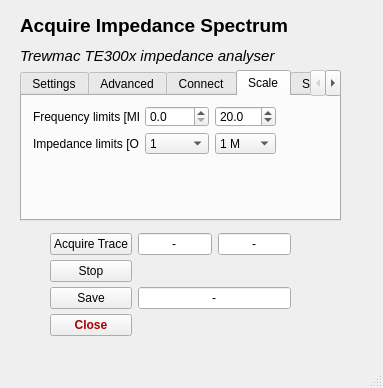
<?xml version="1.0" encoding="UTF-8"?>
<ui version="4.0">
 <class>MainWindow</class>
 <widget class="QMainWindow" name="MainWindow">
  <property name="enabled">
   <bool>true</bool>
  </property>
  <property name="geometry">
   <rect>
    <x>0</x>
    <y>0</y>
    <width>383</width>
    <height>388</height>
   </rect>
  </property>
  <property name="windowTitle">
   <string>MainWindow</string>
  </property>
  <property name="locale">
   <locale language="English" country="UnitedKingdom"/>
  </property>
  <widget class="QWidget" name="centralwidget">
   <widget class="QLabel" name="title_label">
    <property name="geometry">
     <rect>
      <x>20</x>
      <y>10</y>
      <width>341</width>
      <height>31</height>
     </rect>
    </property>
    <property name="font">
     <font>
      <pointsize>14</pointsize>
      <weight>75</weight>
      <bold>true</bold>
     </font>
    </property>
    <property name="text">
     <string>Acquire Impedance Spectrum</string>
    </property>
   </widget>
   <widget class="QLabel" name="subtitle_label">
    <property name="geometry">
     <rect>
      <x>20</x>
      <y>40</y>
      <width>341</width>
      <height>31</height>
     </rect>
    </property>
    <property name="font">
     <font>
      <pointsize>11</pointsize>
      <weight>50</weight>
      <italic>true</italic>
      <bold>false</bold>
     </font>
    </property>
    <property name="text">
     <string>Trewmac TE300x impedance analyser</string>
    </property>
   </widget>
   <widget class="QTabWidget" name="main_tabWidget">
    <property name="enabled">
     <bool>true</bool>
    </property>
    <property name="geometry">
     <rect>
      <x>20</x>
      <y>70</y>
      <width>321</width>
      <height>151</height>
     </rect>
    </property>
    <property name="styleSheet">
     <string notr="true"/>
    </property>
    <property name="currentIndex">
     <number>3</number>
    </property>
    <widget class="QWidget" name="control_tab">
     <property name="enabled">
      <bool>true</bool>
     </property>
     <property name="font">
      <font>
       <weight>50</weight>
       <bold>false</bold>
      </font>
     </property>
     <attribute name="title">
      <string>Settings</string>
     </attribute>
     <widget class="QWidget" name="gridLayoutWidget_3">
      <property name="geometry">
       <rect>
        <x>10</x>
        <y>10</y>
        <width>181</width>
        <height>100</height>
       </rect>
      </property>
      <property name="locale">
       <locale language="English" country="UnitedKingdom"/>
      </property>
      <layout class="QGridLayout" name="parameter_gridLayout">
       <item row="1" column="0">
        <widget class="QLabel" name="label_6">
         <property name="locale">
          <locale language="English" country="UnitedKingdom"/>
         </property>
         <property name="text">
          <string>High frequency [MHz]</string>
         </property>
        </widget>
       </item>
       <item row="0" column="0">
        <widget class="QLabel" name="label_2">
         <property name="locale">
          <locale language="English" country="UnitedKingdom"/>
         </property>
         <property name="text">
          <string>Low frequency [MHz]</string>
         </property>
        </widget>
       </item>
       <item row="0" column="1">
        <widget class="QDoubleSpinBox" name="fmin_SpinBox">
         <property name="locale">
          <locale language="English" country="UnitedKingdom"/>
         </property>
         <property name="buttonSymbols">
          <enum>QAbstractSpinBox::UpDownArrows</enum>
         </property>
         <property name="suffix">
          <string/>
         </property>
         <property name="decimals">
          <number>2</number>
         </property>
         <property name="minimum">
          <double>0.030000000000000</double>
         </property>
         <property name="maximum">
          <double>20.000000000000000</double>
         </property>
         <property name="value">
          <double>0.300000000000000</double>
         </property>
        </widget>
       </item>
       <item row="3" column="1">
        <widget class="QSpinBox" name="average_SpinBox">
         <property name="locale">
          <locale language="English" country="UnitedKingdom"/>
         </property>
         <property name="minimum">
          <number>1</number>
         </property>
         <property name="value">
          <number>16</number>
         </property>
        </widget>
       </item>
       <item row="2" column="0">
        <widget class="QLabel" name="label_7">
         <property name="locale">
          <locale language="English" country="UnitedKingdom"/>
         </property>
         <property name="text">
          <string>Number of points</string>
         </property>
        </widget>
       </item>
       <item row="1" column="1">
        <widget class="QDoubleSpinBox" name="fmax_SpinBox">
         <property name="locale">
          <locale language="English" country="UnitedKingdom"/>
         </property>
         <property name="decimals">
          <number>1</number>
         </property>
         <property name="minimum">
          <double>0.000000000000000</double>
         </property>
         <property name="maximum">
          <double>20.000000000000000</double>
         </property>
         <property name="value">
          <double>20.000000000000000</double>
         </property>
        </widget>
       </item>
       <item row="2" column="1">
        <widget class="QSpinBox" name="np_SpinBox">
         <property name="locale">
          <locale language="English" country="UnitedKingdom"/>
         </property>
         <property name="minimum">
          <number>1</number>
         </property>
         <property name="maximum">
          <number>1600</number>
         </property>
         <property name="value">
          <number>256</number>
         </property>
        </widget>
       </item>
       <item row="3" column="0">
        <widget class="QLabel" name="label_8">
         <property name="locale">
          <locale language="English" country="UnitedKingdom"/>
         </property>
         <property name="text">
          <string>Averaging</string>
         </property>
        </widget>
       </item>
      </layout>
     </widget>
    </widget>
    <widget class="QWidget" name="advanced_tab">
     <attribute name="title">
      <string>Advanced</string>
     </attribute>
     <widget class="QWidget" name="gridLayoutWidget">
      <property name="geometry">
       <rect>
        <x>10</x>
        <y>10</y>
        <width>199</width>
        <height>51</height>
       </rect>
      </property>
      <layout class="QGridLayout" name="gridLayout">
       <item row="1" column="1">
        <widget class="QDoubleSpinBox" name="output_SpinBox">
         <property name="locale">
          <locale language="English" country="UnitedKingdom"/>
         </property>
         <property name="decimals">
          <number>0</number>
         </property>
         <property name="value">
          <double>50.000000000000000</double>
         </property>
        </widget>
       </item>
       <item row="0" column="0">
        <widget class="QLabel" name="label_10">
         <property name="locale">
          <locale language="English" country="UnitedKingdom"/>
         </property>
         <property name="text">
          <string>Reference impedance [Ohm]</string>
         </property>
        </widget>
       </item>
       <item row="0" column="1">
        <widget class="QDoubleSpinBox" name="z0_SpinBox">
         <property name="locale">
          <locale language="English" country="UnitedKingdom"/>
         </property>
         <property name="decimals">
          <number>0</number>
         </property>
         <property name="minimum">
          <double>1.000000000000000</double>
         </property>
         <property name="maximum">
          <double>1000.000000000000000</double>
         </property>
         <property name="value">
          <double>50.000000000000000</double>
         </property>
        </widget>
       </item>
       <item row="1" column="0">
        <widget class="QLabel" name="label_9">
         <property name="locale">
          <locale language="English" country="UnitedKingdom"/>
         </property>
         <property name="text">
          <string>Output level [%]</string>
         </property>
        </widget>
       </item>
      </layout>
     </widget>
    </widget>
    <widget class="QWidget" name="connect_tab">
     <attribute name="title">
      <string>Connect</string>
     </attribute>
     <widget class="QWidget" name="gridLayoutWidget_5">
      <property name="geometry">
       <rect>
        <x>40</x>
        <y>20</y>
        <width>141</width>
        <height>71</height>
       </rect>
      </property>
      <layout class="QGridLayout" name="gridLayout_3">
       <item row="0" column="1">
        <widget class="QLineEdit" name="port_Edit">
         <property name="autoFillBackground">
          <bool>true</bool>
         </property>
         <property name="styleSheet">
          <string notr="true"/>
         </property>
         <property name="locale">
          <locale language="English" country="UnitedKingdom"/>
         </property>
         <property name="text">
          <string>COM7</string>
         </property>
         <property name="alignment">
          <set>Qt::AlignCenter</set>
         </property>
        </widget>
       </item>
       <item row="0" column="0">
        <widget class="QPushButton" name="connect_button">
         <property name="locale">
          <locale language="English" country="UnitedKingdom"/>
         </property>
         <property name="text">
          <string>Connect</string>
         </property>
        </widget>
       </item>
      </layout>
     </widget>
    </widget>
    <widget class="QWidget" name="scale_tab">
     <attribute name="title">
      <string>Scale</string>
     </attribute>
     <widget class="QWidget" name="gridLayoutWidget_4">
      <property name="geometry">
       <rect>
        <x>11</x>
        <y>10</y>
        <width>243</width>
        <height>48</height>
       </rect>
      </property>
      <property name="locale">
       <locale language="English" country="UnitedKingdom"/>
      </property>
      <layout class="QGridLayout" name="parameter_gridLayout_2">
       <item row="0" column="0">
        <widget class="QLabel" name="label_3">
         <property name="locale">
          <locale language="English" country="UnitedKingdom"/>
         </property>
         <property name="text">
          <string>Frequency limits [MHz]</string>
         </property>
        </widget>
       </item>
       <item row="2" column="0">
        <widget class="QLabel" name="label_12">
         <property name="locale">
          <locale language="English" country="UnitedKingdom"/>
         </property>
         <property name="text">
          <string>Impedance limits [Ohm]</string>
         </property>
        </widget>
       </item>
       <item row="0" column="1">
        <widget class="QDoubleSpinBox" name="fscalemin_SpinBox">
         <property name="sizePolicy">
          <sizepolicy hsizetype="Minimum" vsizetype="Fixed">
           <horstretch>0</horstretch>
           <verstretch>0</verstretch>
          </sizepolicy>
         </property>
         <property name="locale">
          <locale language="English" country="UnitedKingdom"/>
         </property>
         <property name="buttonSymbols">
          <enum>QAbstractSpinBox::UpDownArrows</enum>
         </property>
         <property name="suffix">
          <string/>
         </property>
         <property name="decimals">
          <number>1</number>
         </property>
         <property name="minimum">
          <double>0.000000000000000</double>
         </property>
         <property name="maximum">
          <double>300.000000000000000</double>
         </property>
         <property name="value">
          <double>0.000000000000000</double>
         </property>
        </widget>
       </item>
       <item row="0" column="2">
        <widget class="QDoubleSpinBox" name="fscalemax_SpinBox">
         <property name="locale">
          <locale language="English" country="UnitedKingdom"/>
         </property>
         <property name="decimals">
          <number>1</number>
         </property>
         <property name="minimum">
          <double>0.000000000000000</double>
         </property>
         <property name="maximum">
          <double>300.000000000000000</double>
         </property>
         <property name="value">
          <double>20.000000000000000</double>
         </property>
        </widget>
       </item>
       <item row="2" column="1">
        <widget class="QComboBox" name="Zscalemin_comboBox">
         <property name="currentText">
          <string>1</string>
         </property>
         <property name="currentIndex">
          <number>3</number>
         </property>
         <item>
          <property name="text">
           <string>1 m</string>
          </property>
         </item>
         <item>
          <property name="text">
           <string>10 m</string>
          </property>
         </item>
         <item>
          <property name="text">
           <string>100 m</string>
          </property>
         </item>
         <item>
          <property name="text">
           <string>1</string>
          </property>
         </item>
         <item>
          <property name="text">
           <string>10</string>
          </property>
         </item>
         <item>
          <property name="text">
           <string>100</string>
          </property>
         </item>
         <item>
          <property name="text">
           <string>1 k</string>
          </property>
         </item>
         <item>
          <property name="text">
           <string>10 k</string>
          </property>
         </item>
         <item>
          <property name="text">
           <string>100 k</string>
          </property>
         </item>
         <item>
          <property name="text">
           <string>1 M</string>
          </property>
         </item>
         <item>
          <property name="text">
           <string>10 M</string>
          </property>
         </item>
        </widget>
       </item>
       <item row="2" column="2">
        <widget class="QComboBox" name="Zscalemax_comboBox">
         <property name="currentIndex">
          <number>6</number>
         </property>
         <item>
          <property name="text">
           <string>1</string>
          </property>
         </item>
         <item>
          <property name="text">
           <string>10</string>
          </property>
         </item>
         <item>
          <property name="text">
           <string>100</string>
          </property>
         </item>
         <item>
          <property name="text">
           <string>1 k</string>
          </property>
         </item>
         <item>
          <property name="text">
           <string>10 k</string>
          </property>
         </item>
         <item>
          <property name="text">
           <string>100 k</string>
          </property>
         </item>
         <item>
          <property name="text">
           <string>1 M</string>
          </property>
         </item>
         <item>
          <property name="text">
           <string>10 M</string>
          </property>
         </item>
        </widget>
       </item>
      </layout>
     </widget>
    </widget>
    <widget class="QWidget" name="info_tab">
     <attribute name="title">
      <string>Status</string>
     </attribute>
     <widget class="QTextEdit" name="status_textEdit">
      <property name="geometry">
       <rect>
        <x>10</x>
        <y>10</y>
        <width>291</width>
        <height>61</height>
       </rect>
      </property>
     </widget>
     <widget class="QPlainTextEdit" name="resultpath_Edit">
      <property name="geometry">
       <rect>
        <x>10</x>
        <y>78</y>
        <width>291</width>
        <height>41</height>
       </rect>
      </property>
     </widget>
    </widget>
   </widget>
   <widget class="QWidget" name="gridLayoutWidget_2">
    <property name="geometry">
     <rect>
      <x>50</x>
      <y>230</y>
      <width>241</width>
      <height>111</height>
     </rect>
    </property>
    <layout class="QGridLayout" name="button_gridLayout" rowstretch="0,0,0,0,0,0" columnstretch="20,20,20">
     <property name="verticalSpacing">
      <number>2</number>
     </property>
     <item row="2" column="0">
      <widget class="QPushButton" name="save_button">
       <property name="locale">
        <locale language="English" country="UnitedKingdom"/>
       </property>
       <property name="text">
        <string>Save</string>
       </property>
      </widget>
     </item>
     <item row="0" column="0">
      <widget class="QPushButton" name="acquire_button">
       <property name="enabled">
        <bool>true</bool>
       </property>
       <property name="locale">
        <locale language="English" country="UnitedKingdom"/>
       </property>
       <property name="text">
        <string>Acquire Trace</string>
       </property>
      </widget>
     </item>
     <item row="5" column="0">
      <widget class="QPushButton" name="close_button">
       <property name="font">
        <font>
         <weight>75</weight>
         <bold>true</bold>
        </font>
       </property>
       <property name="styleSheet">
        <string notr="true">color: rgb(170, 0, 0);
border-color: rgb(170, 0, 0);

</string>
       </property>
       <property name="locale">
        <locale language="English" country="UnitedKingdom"/>
       </property>
       <property name="text">
        <string>Close</string>
       </property>
      </widget>
     </item>
     <item row="1" column="0">
      <widget class="QPushButton" name="stop_button">
       <property name="text">
        <string>Stop</string>
       </property>
      </widget>
     </item>
     <item row="0" column="1">
      <widget class="QLineEdit" name="portstatus_Edit">
       <property name="autoFillBackground">
        <bool>true</bool>
       </property>
       <property name="styleSheet">
        <string notr="true"/>
       </property>
       <property name="locale">
        <locale language="English" country="UnitedKingdom"/>
       </property>
       <property name="text">
        <string>-</string>
       </property>
       <property name="alignment">
        <set>Qt::AlignCenter</set>
       </property>
      </widget>
     </item>
     <item row="0" column="2">
      <widget class="QLineEdit" name="acquisitionstatus_Edit">
       <property name="autoFillBackground">
        <bool>true</bool>
       </property>
       <property name="styleSheet">
        <string notr="true"/>
       </property>
       <property name="locale">
        <locale language="English" country="UnitedKingdom"/>
       </property>
       <property name="text">
        <string>-</string>
       </property>
       <property name="alignment">
        <set>Qt::AlignCenter</set>
       </property>
      </widget>
     </item>
     <item row="2" column="1" colspan="2">
      <widget class="QLineEdit" name="resultfile_Edit">
       <property name="autoFillBackground">
        <bool>true</bool>
       </property>
       <property name="styleSheet">
        <string notr="true"/>
       </property>
       <property name="locale">
        <locale language="English" country="UnitedKingdom"/>
       </property>
       <property name="text">
        <string>-</string>
       </property>
       <property name="alignment">
        <set>Qt::AlignCenter</set>
       </property>
      </widget>
     </item>
    </layout>
   </widget>
  </widget>
  <widget class="QMenuBar" name="menubar">
   <property name="geometry">
    <rect>
     <x>0</x>
     <y>0</y>
     <width>383</width>
     <height>22</height>
    </rect>
   </property>
  </widget>
  <widget class="QStatusBar" name="statusbar"/>
 </widget>
 <tabstops>
  <tabstop>fmin_SpinBox</tabstop>
  <tabstop>fmax_SpinBox</tabstop>
  <tabstop>np_SpinBox</tabstop>
  <tabstop>average_SpinBox</tabstop>
 </tabstops>
 <resources/>
 <connections/>
</ui>
